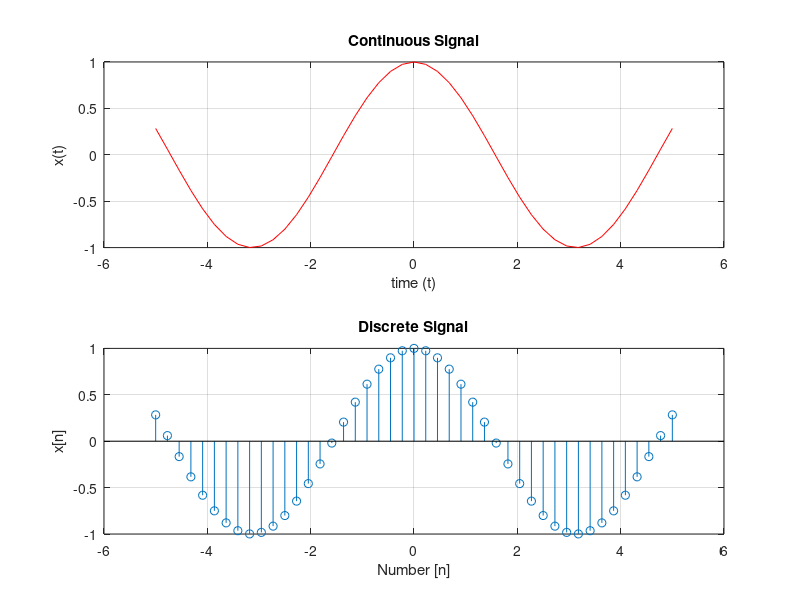

Here is the MATLAB script that generated this plot:
clc;
clear;
close all;
%{
Plot the continuous time signal y=cos(t)
over the interval -roll<=t<=roll
%}
x=linspace(-5,5,45);
y=cos(x);
subplot(2,1,1);
plot(x,y,'r');
grid on;
xlabel('time (t)');
ylabel('x(t)');
title('Continuous Signal');

subplot(2,1,2);
stem(x,y); grid on;
xlabel('Number [n]');
ylabel('x[n]');
title('Discrete Signal');